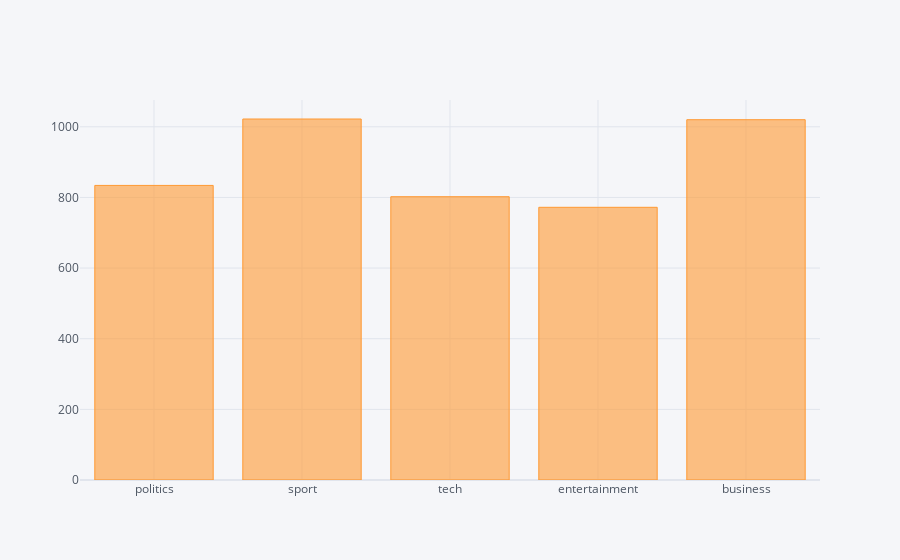

The notebook cell saved with this chart:
### Markdown cell above
## Distribution of Number of Articles in Each Category

### Code cell
from collections import Counter

ct = Counter(df[df['article_or_summary']=="News Articles"]["category"])
pd.DataFrame({"category":ct.keys(), "value":ct.values()}).iplot(kind='bar', x='category', y='value')

### Figure 1 — Plotly figure (JSON) as saved in the notebook; plotly's stock layout.template omitted (floating-point values rounded to 4 significant figures)
{"data": [{"marker": {"color": "rgba(255, 153, 51, 0.6)", "line": {"color": "rgba(255, 153, 51, 1.0)", "width": 1}}, "name": "value", "orientation": "v", "text": "", "x": ["politics", "sport", "tech", "entertainment", "business"], "y": [834, 1022, 802, 772, 1020], "type": "bar"}], "layout": {"legend": {"bgcolor": "#F5F6F9", "font": {"color": "#4D5663"}}, "paper_bgcolor": "#F5F6F9", "plot_bgcolor": "#F5F6F9", "title": {"font": {"color": "#4D5663"}}, "xaxis": {"gridcolor": "#E1E5ED", "showgrid": true, "tickfont": {"color": "#4D5663"}, "title": {"font": {"color": "#4D5663"}, "text": ""}, "zerolinecolor": "#E1E5ED", "type": "category", "range": [-0.5, 4.5], "autorange": true}, "yaxis": {"gridcolor": "#E1E5ED", "showgrid": true, "tickfont": {"color": "#4D5663"}, "title": {"font": {"color": "#4D5663"}, "text": ""}, "zerolinecolor": "#E1E5ED", "type": "linear", "range": [0, 1076.0], "autorange": true}, "autosize": true}}
